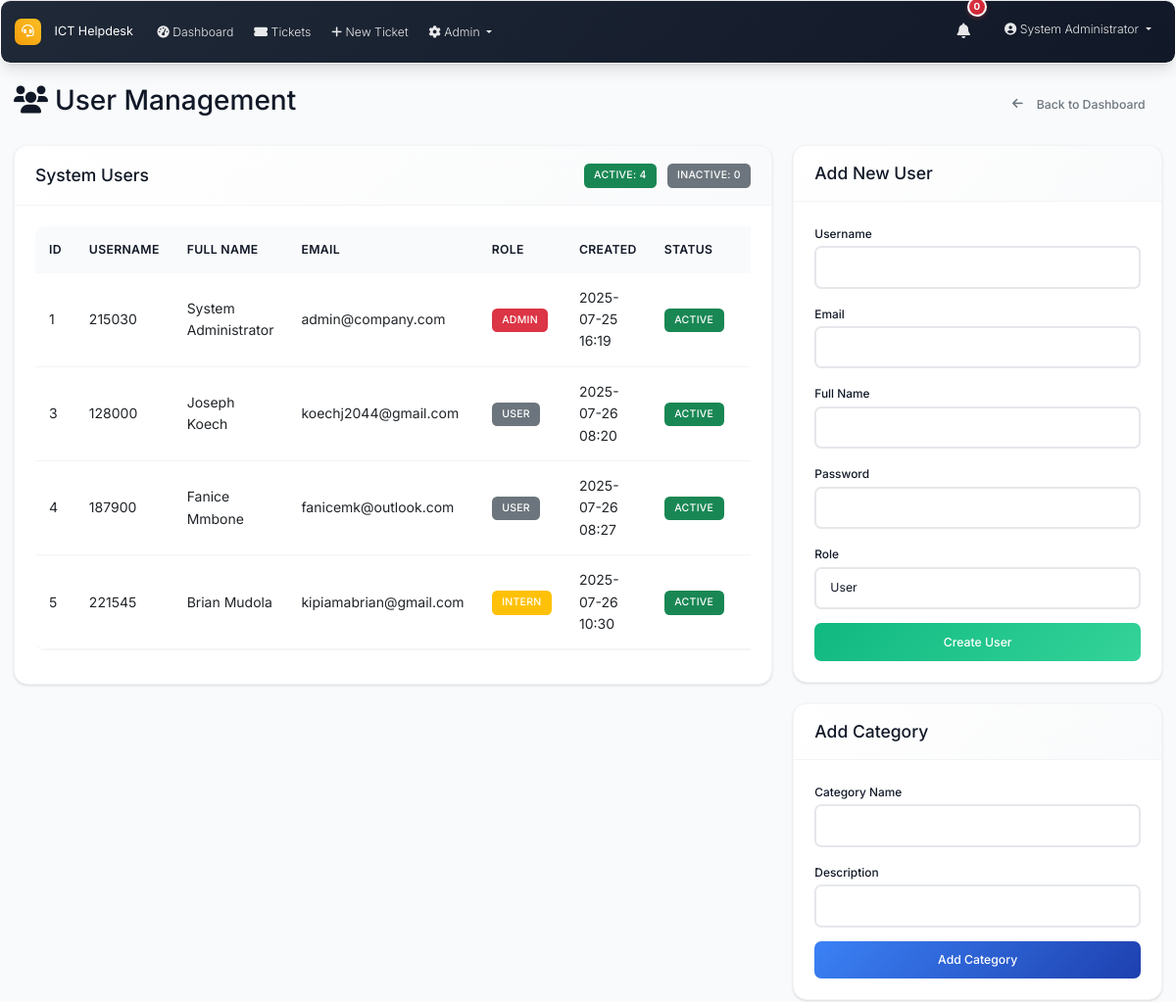
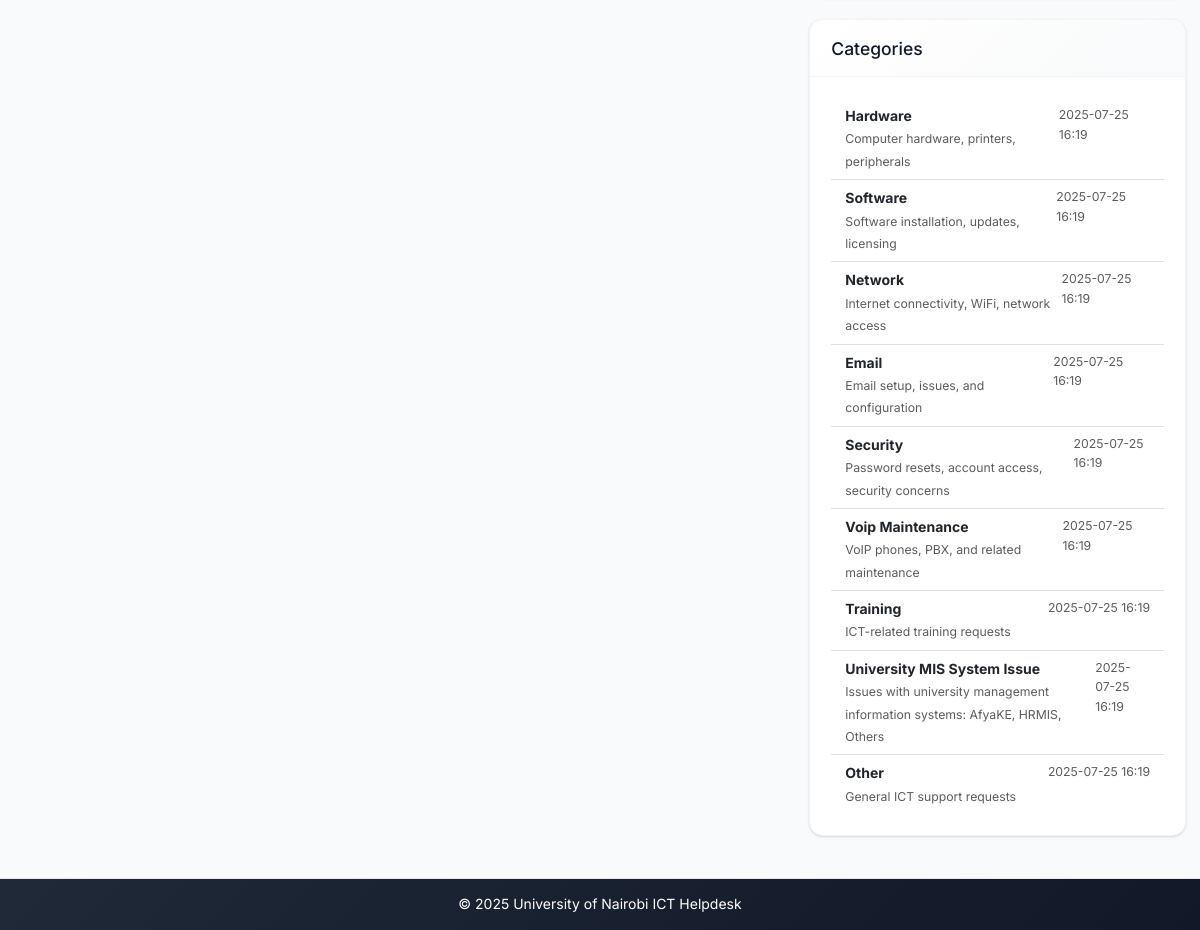
The app's page /admin/users (signed in) with its own data (2 pictures, top to bottom).
### models.py (models this page shows, shortened)
class User(UserMixin, db.Model):
    id = db.Column(db.Integer, primary_key=True)
    username = db.Column(db.String(64), unique=True, nullable=False)
    email = db.Column(db.String(120), unique=True, nullable=False)
    password_hash = db.Column(db.String(256), nullable=False)
    full_name = db.Column(db.String(100), nullable=False)
    role = db.Column(db.String(20), nullable=False, default='user')  # admin, intern, user
    created_at = db.Column(db.DateTime, default=datetime.utcnow)
    is_active = db.Column(db.Boolean, default=True)
    is_verified = db.Column(db.Boolean, default=False)
    verification_token = db.Column(db.String(128), nullable=True)
    phone_number = db.Column(db.String(20), nullable=True)
    is_approved = db.Column(db.Boolean, default=False)
    approved_by_id = db.Column(db.Integer, db.ForeignKey('user.id'), nullable=True)
    approved_at = db.Column(db.DateTime, nullable=True)
    tickets_created = db.relationship('Ticket', foreign_keys='Ticket.created_by_id', backref='creator', lazy='dynamic')
    assigned_tickets = db.relationship('Ticket', secondary='ticket_assignees', back_populates='assignees', lazy='selectin')
    comments = db.relationship('Comment', backref='author', lazy='dynamic')

class Category(db.Model):
    id = db.Column(db.Integer, primary_key=True)
    name = db.Column(db.String(50), unique=True, nullable=False)
    description = db.Column(db.String(200))
    created_at = db.Column(db.DateTime, default=datetime.utcnow)
    tickets = db.relationship('Ticket', backref='category', lazy='dynamic')

### routes.py (the view)
@app.route('/admin/users')
@login_required
def user_management():
    if current_user.role != 'admin':
        abort(403)
    users = User.query.all()
    form = UserManagementForm()
    admin_user_form = AdminUserForm()
    category_form = CategoryForm()
    status_form = UserStatusForm()
    categories = Category.query.all()
    return render_template('user_management.html', users=users, form=form,
                         admin_user_form=admin_user_form, category_form=category_form,
                         status_form=status_form, categories=categories)

### forms.py
class UserManagementForm(FlaskForm):
    user_id = IntegerField('User ID', validators=[DataRequired()])
    new_password = PasswordField('New Password', validators=[DataRequired(), Length(min=6)])
    confirm_password = PasswordField('Confirm Password', validators=[DataRequired(), EqualTo('new_password')])
    submit = SubmitField('Update Password')

class AdminUserForm(FlaskForm):
    username = StringField('Username', validators=[DataRequired(), Length(min=4, max=20)])
    email = StringField('Email', validators=[DataRequired(), Email()])
    full_name = StringField('Full Name', validators=[DataRequired(), Length(max=100)])
    password = PasswordField('Password', validators=[DataRequired(), Length(min=6)])
    role = SelectField('Role', choices=[('user', 'User'), ('intern', 'Intern'), ('admin', 'Admin')], default='user')
    submit = SubmitField('Create User')

### app.py (called while the page is built)
@login_manager.user_loader
def load_user(user_id):
    from models import User
    return User.query.get(int(user_id))

@app.context_processor
def inject_now():
    return {'now': datetime.utcnow}

### routes.py (called while the page is built)
@app.context_processor
def inject_datetime():
    return dict(datetime=datetime)

### utils.py (called while the page is built)
def format_datetime(dt):
    if not dt:
        return 'N/A'
    return dt.strftime('%Y-%m-%d %H:%M')

### templates/user_management.html (shortened to what this page needs)
{% extends "base.html" %}
{% block content %}
<div class="d-flex justify-content-between align-items-center mb-4">
    <h2><i class="fas fa-users me-2"></i>User Management</h2>
    <a href="{{ url_for('admin_dashboard') }}" class="btn btn-outline-secondary">
        <i class="fas fa-arrow-left me-2"></i>Back to Dashboard
    </a>
</div>
<div class="row">
    <div class="col-md-8">
        <div class="card">
            <div class="card-header d-flex justify-content-between align-items-center">
                <h5 class="mb-0">System Users</h5>
                <div>
                    <span class="badge bg-success me-2">Active: {{ users|selectattr('is_active')|list|length }}</span>
                    <span class="badge bg-secondary">Inactive: {{ users|rejectattr('is_active')|list|length }}</span>
                </div>
            </div>
            <div class="card-body">
                <div class="table-responsive">
                    <table class="table table-hover">
                        <thead>
                            <tr>
                                <th>ID</th>
                                <th>Username</th>
                                <th>Full Name</th>
                                <th>Email</th>
                                <th>Role</th>
                                <th>Created</th>
                                <th>Status</th>
                                <th>Actions</th>
                            </tr>
                        </thead>
                        <tbody>
                            {% for user in users %}
                            <tr>
                                <td>{{ user.id }}</td>
                                <td>{{ user.username }}</td>
                                <td>{{ user.full_name }}</td>
                                <td>{{ user.email }}</td>
                                <td>
                                    <span class="badge bg-{{ 'danger' if user.role == 'admin' else 'warning' if user.role == 'intern' else 'secondary' }}">
                                        {{ user.role.title() }}
                                    </span>
                                </td>
                                <td>{{ user.created_at|format_datetime }}</td>
                                <td>
                                    <span class="badge bg-{{ 'success' if user.is_active else 'secondary' }}">
                                        {{ 'Active' if user.is_active else 'Inactive' }}
                                    </span>
                                </td>
                                <td>
                                </td>
                            </tr>
                            {% endfor %}
                        </tbody>
                    </table>
                </div>
            </div>
        </div>
    </div>
    <div class="col-md-4">
        <div class="card mb-4">
            <div class="card-header">
                <h5 class="mb-0">Add New User</h5>
            </div>
            <div class="card-body">
                <form method="POST" action="{{ url_for('create_user') }}">
                    <div class="mb-3">
                        {{ admin_user_form.username.label(class="form-label") }}
                        {{ admin_user_form.username(class="form-control") }}
                    </div>
                    <div class="mb-3">
                        {{ admin_user_form.email.label(class="form-label") }}
                        {{ admin_user_form.email(class="form-control") }}
                    </div>
                    <div class="mb-3">
                        {{ admin_user_form.full_name.label(class="form-label") }}
                        {{ admin_user_form.full_name(class="form-control") }}
                    </div>
                    <div class="mb-3">
                        {{ admin_user_form.password.label(class="form-label") }}
                        {{ admin_user_form.password(class="form-control") }}
                    </div>
                    <div class="mb-3">
                        {{ admin_user_form.role.label(class="form-label") }}
                        {{ admin_user_form.role(class="form-control") }}
                    </div>
                    <div class="d-grid">
                        {{ admin_user_form.submit(class="btn btn-success") }}
                    </div>
                </form>
            </div>
        </div>
        <div class="card mb-4">
            <div class="card-header">
                <h5 class="mb-0">Add Category</h5>
            </div>
            <div class="card-body">
                <form method="POST" action="{{ url_for('add_category') }}">
                    <div class="mb-3">
                        {{ category_form.name.label(class="form-label") }}
                        {{ category_form.name(class="form-control") }}
                    </div>
                    <div class="mb-3">
                        {{ category_form.description.label(class="form-label") }}
                        {{ category_form.description(class="form-control") }}
                    </div>
                    <div class="d-grid">
                        {{ category_form.submit(class="btn btn-primary") }}
                    </div>
                </form>
            </div>
        </div>
        <div class="card">
            <div class="card-header">
                <h5 class="mb-0">Categories</h5>
            </div>
            <div class="card-body">
                {% if categories %}
                    <div class="list-group list-group-flush">
                        {% for category in categories %}
                        <div class="list-group-item d-flex justify-content-between align-items-start">
                            <div>
                                <strong>{{ category.name }}</strong>
                                {% if category.description %}
                                    <br><small class="text-muted">{{ category.description }}</small>
                                {% endif %}
                            </div>
                            <small class="text-muted">{{ category.created_at|format_datetime }}</small>
                        </div>
                        {% endfor %}
                    </div>
                {% else %}
                    <p class="text-muted text-center">No categories created yet.</p>
                {% endif %}
            </div>
        </div>
    </div>
</div>
{% endblock %}

### templates/base.html (shortened to what this page needs)
<!DOCTYPE html>
<html lang="en">
<head>
    <link href="https://cdn.jsdelivr.net/npm/bootstrap@5.3.0/dist/css/bootstrap.min.css" rel="stylesheet">
    <link href="https://cdnjs.cloudflare.com/ajax/libs/font-awesome/6.0.0/css/all.min.css" rel="stylesheet">
    <link href="{{ url_for('static', filename='css/custom.css') }}" rel="stylesheet">
</head>
<body>
    <nav class="navbar navbar-expand-lg navbar-dark footer-sky">
        <div class="container-fluid px-3">
            <a class="navbar-brand" href="{{ url_for('index') }}">
                <i class="fas fa-headset me-2"></i>ICT Helpdesk
            </a>
            <div class="collapse navbar-collapse" id="navbarNav">
                <ul class="navbar-nav me-auto mb-2 mb-lg-0">
                    {% if current_user.is_authenticated %}
                    <li class="nav-item">
                        <a class="nav-link" href="{{ url_for('dashboard') }}">
                            <i class="fas fa-tachometer-alt me-1"></i>Dashboard
                        </a>
                    </li>
                    <li class="nav-item">
                        <a class="nav-link" href="{{ url_for('tickets_list') }}">
                            <i class="fas fa-ticket-alt me-1"></i>Tickets
                        </a>
                    </li>
                    <li class="nav-item">
                        <a class="nav-link" href="{{ url_for('new_ticket') }}">
                            <i class="fas fa-plus me-1"></i>New Ticket
                        </a>
                    </li>
                    {% if current_user.role == 'admin' %}
                    <li class="nav-item dropdown">
                        <a class="nav-link dropdown-toggle" href="#" role="button" data-bs-toggle="dropdown" aria-expanded="false">
                            <i class="fas fa-cog me-1"></i>Admin
                        </a>
                    </li>
                    {% endif %}
                    {% endif %}
                </ul>
                <ul class="navbar-nav ms-auto mb-2 mb-lg-0">
                    {% if current_user.is_authenticated %}
                    <li class="nav-item dropdown me-3">
                        <a class="nav-link position-relative" href="#" id="notificationsDropdown" role="button"
                           data-bs-toggle="dropdown" aria-expanded="false">
                            <i class="fas fa-bell"></i>
                            <span id="notification-badge" class="position-absolute top-0 start-100 translate-middle badge rounded-pill bg-danger" style="display: none;">
                                0
                            </span>
                        </a>
                    </li>
                    <li class="nav-item dropdown">
                        <a class="nav-link dropdown-toggle" href="#" id="navbarDropdown" role="button" data-bs-toggle="dropdown" aria-expanded="false">
                            <i class="fas fa-user-circle me-1"></i>{{ current_user.full_name }}
                        </a>
                    </li>
                    {% endif %}
                </ul>
            </div>
        </div>
    </nav>
    <main class="container-fluid my-4 px-3">
        {% block content %}{% endblock %}
    </main>
    <footer class="footer-sky py-3 mt-5">
        <div class="container text-center">
            <span>&copy; {{ datetime.utcnow().year }} University of Nairobi ICT Helpdesk</span>
        </div>
    </footer>
</body>
</html>

### records on screen
User: full_name "System Administrator", id "1", username "215030", email "admin@company.com", role "ADMIN", created_at "2025-07-25 16:19", is_active "ACTIVE"
User: id "3", username "128000", full_name "Joseph Koech", email "koechj2044@gmail.com", role "USER", created_at "2025-07-26 08:20", is_active "ACTIVE"
User: id "4", username "187900", full_name "Fanice Mmbone", email "fanicemk@outlook.com", role "USER", created_at "2025-07-26 08:27", is_active "ACTIVE"
User: id "5", username "221545", full_name "Brian Mudola", email "kipiamabrian@gmail.com", role "INTERN", created_at "2025-07-26 10:30", is_active "ACTIVE"
Category: email.label "Email", name "Email", description "Email setup, issues, and configuration", created_at "2025-07-25 16:19"
Category: name "Hardware", description "Computer hardware, printers, peripherals", created_at "2025-07-25 16:19"
Category: name "Software", description "Software installation, updates, licensing", created_at "2025-07-25 16:19"
Category: name "Network", description "Internet connectivity, WiFi, network access", created_at "2025-07-25 16:19"
Category: name "Security", description "Password resets, account access, security concerns", created_at "2025-07-25 16:19"
Category: name "Voip Maintenance", description "VoIP phones, PBX, and related maintenance", created_at "2025-07-25 16:19"
Category: name "Training", description "ICT-related training requests", created_at "2025-07-25 16:19"
Category: name "University MIS System Issue", description "Issues with university management information systems: AfyaKE, HRMIS, Others", created_at "2025-07-25 16:19"
Category: name "Other", description "General ICT support requests", created_at "2025-07-25 16:19"

### other values on screen
{{ users|selectattr('is_active')|list|length }} "4"
{{ users|rejectattr('is_active')|list|length }} "0"
{{ admin_user_form.username.label(class="form-label") }} "Username"
{{ admin_user_form.full_name.label(class="form-label") }} "Full Name"
{{ admin_user_form.password.label(class="form-label") }} "Password"
{{ admin_user_form.role.label(class="form-label") }} "Role"
{{ category_form.name.label(class="form-label") }} "Category Name"
{{ category_form.description.label(class="form-label") }} "Description"
